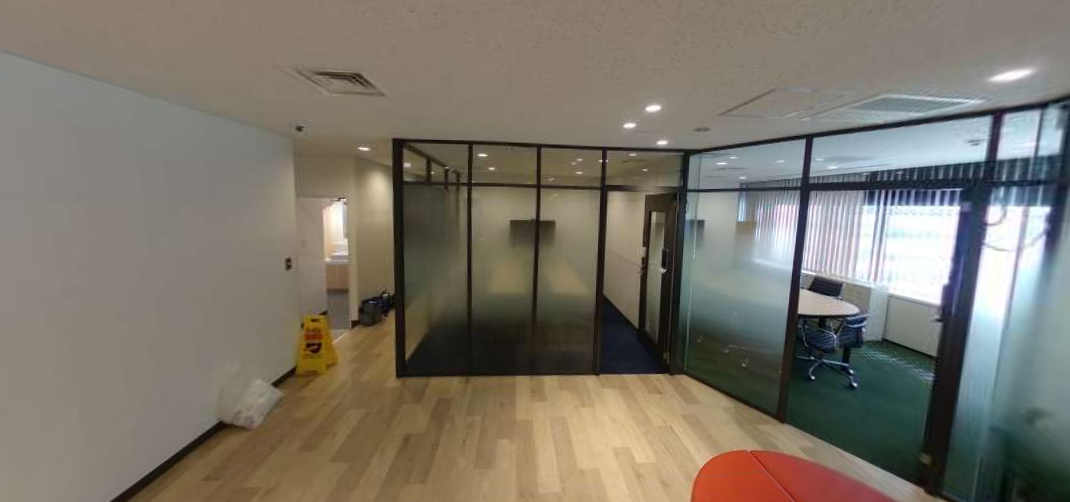
#> input picture saize/AdjustedImage1.png, 1070 x 502 px
$ python -i sobel_def.py   (imports and definitions only)   (older library calls are emulated)
#> lines starting #> are read from the running program, lines starting #| are printed output that depends on the picture
#> further down, picture is the input picture: shape (502, 1070, 3); mean B, G, R 105.8, 117.3, 123.5
import cv2
import numpy as np
import matplotlib.pyplot as plt

def sobel_image(image):
    sobel_x = cv2.Sobel(image, cv2.CV_32F, 1, 0, ksize=3)
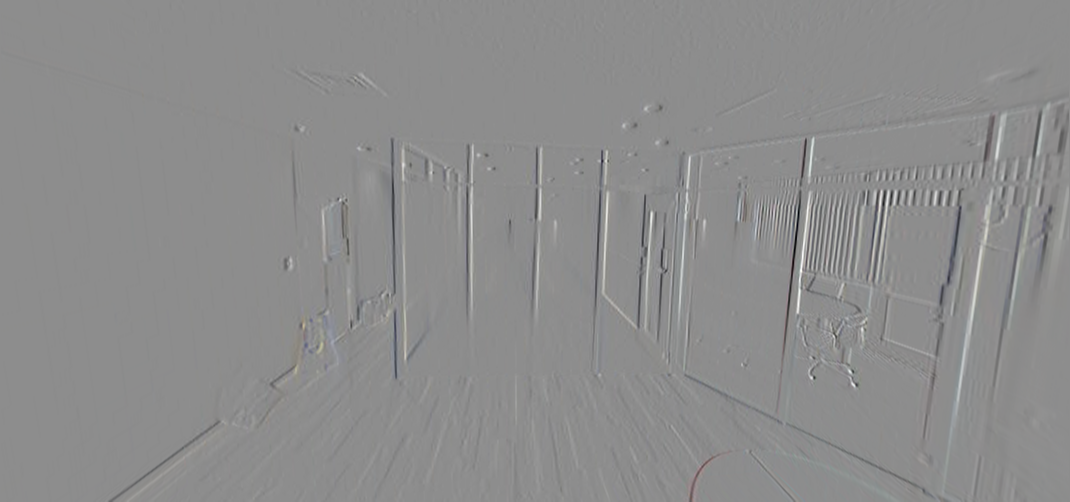
#> sobel_x: shape (502, 1070, 3) float32; mean B, G, R -0.1, -0.1, -0.3; drawn with min black and max white
    sobel_y = cv2.Sobel(image, cv2.CV_32F, 0, 1, ksize=3)
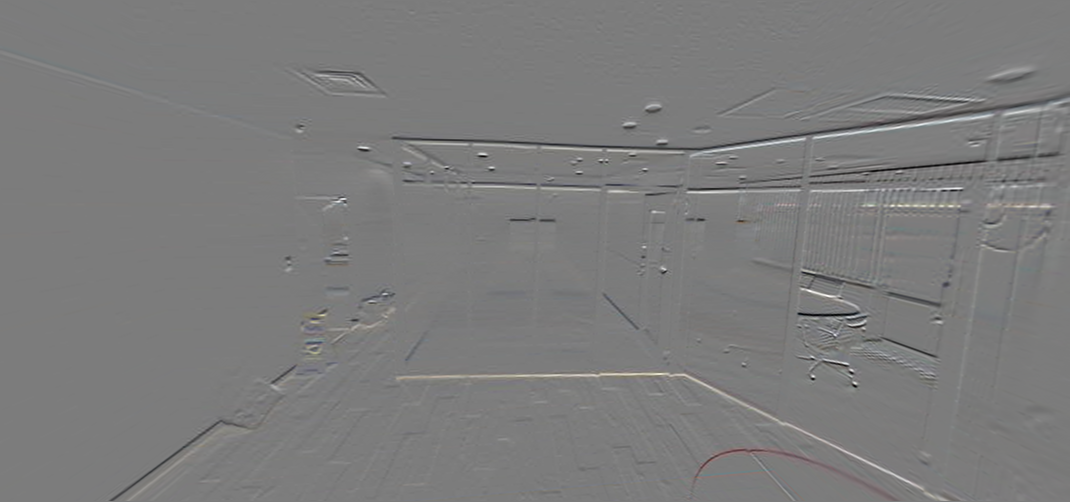
#> sobel_y: shape (502, 1070, 3) float32; mean B, G, R -0.5, -0.3, 0; drawn with min black and max white

    sobel_x = cv2.convertScaleAbs(sobel_x)
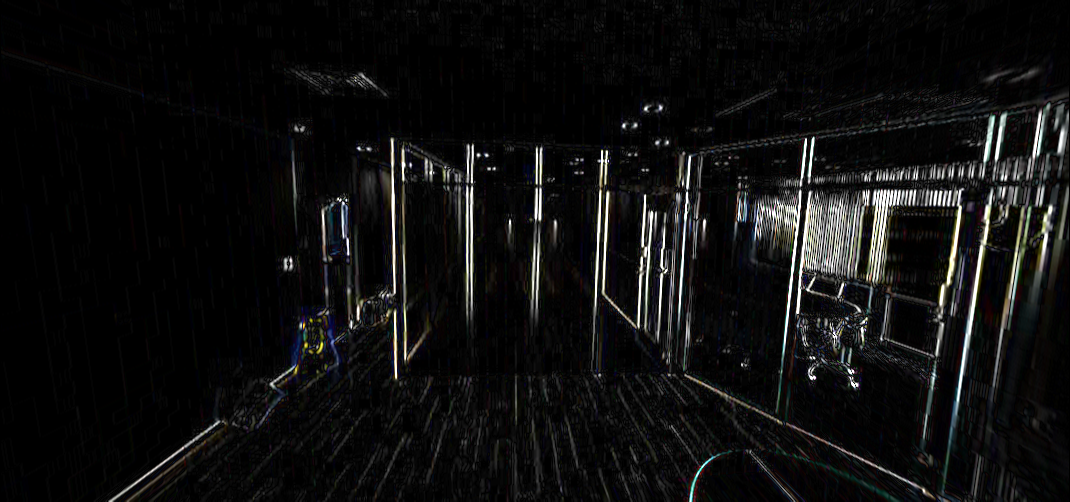
#> sobel_x: shape (502, 1070, 3); mean B, G, R 15.5, 15.7, 15.7
    sobel_y = cv2.convertScaleAbs(sobel_y)
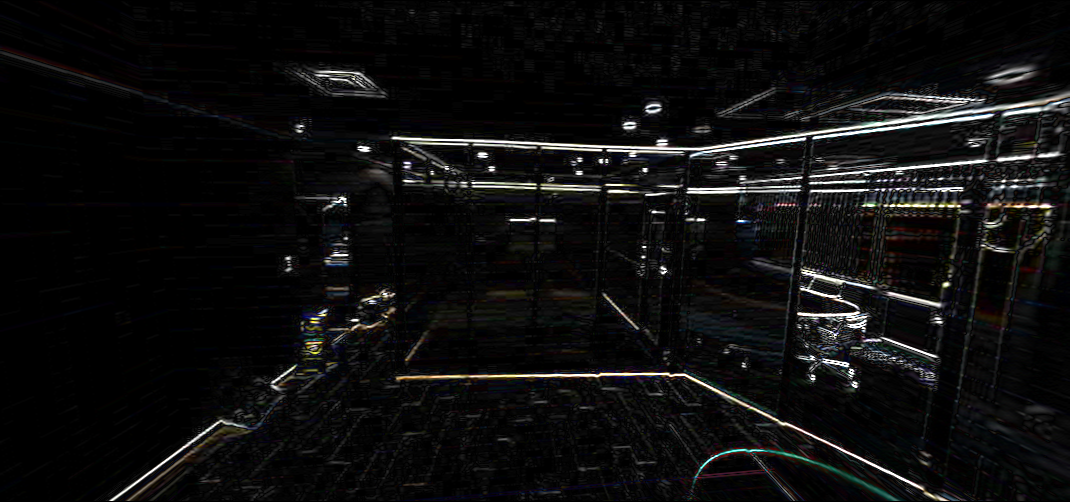
#> sobel_y: shape (502, 1070, 3); mean B, G, R 14.6, 14.6, 14.8

    # 水平方向と垂直方向の勾配を組み合わせて合成勾配を計算
    # 画像とエッジ画像を表示
    plt.rcParams["figure.figsize"] = [12,7.5]                           # ウィンドウサイズを設定
    title = "cv2.Sobel: codevace.com"
    sobel_combined = cv2.addWeighted(sobel_x, 0.5, sobel_y, 0.5, 0)
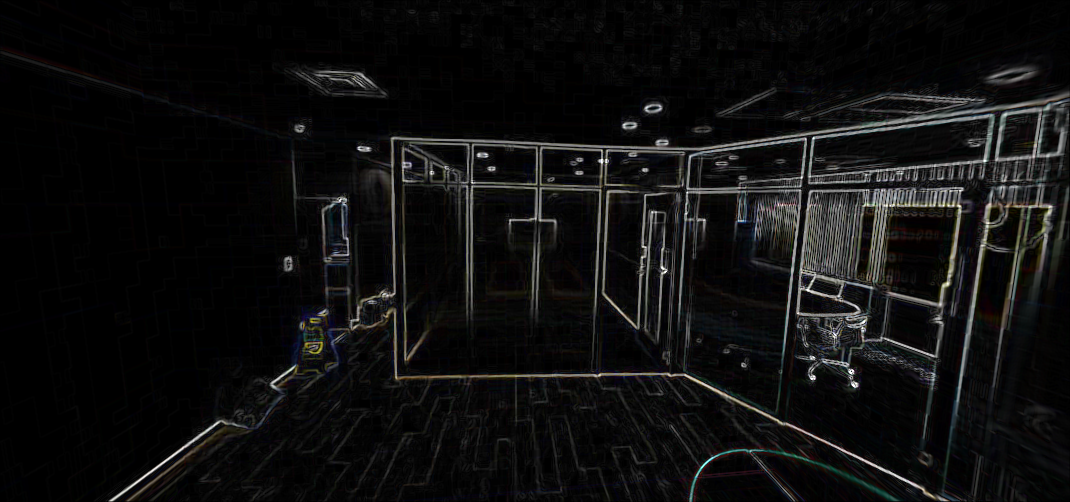
#> sobel_combined: shape (502, 1070, 3); mean B, G, R 15, 15.1, 15.2

    return sobel_combined

>>> import cv2
>>> picture = cv2.imread('AdjustedImage1.png')
>>> result = sobel_image(picture)

$ run again, on saize/AdjustedImage2.png
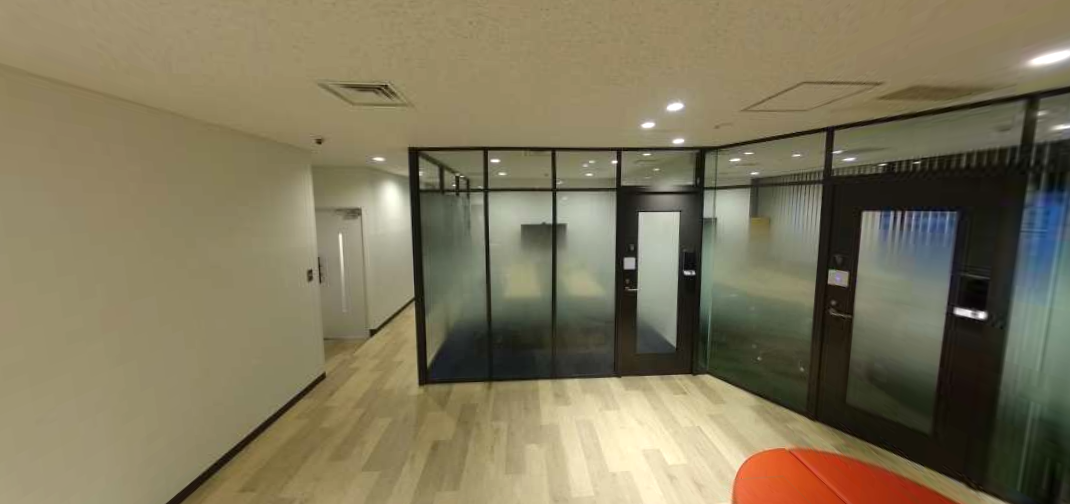
#> input picture saize/AdjustedImage2.png, 1070 x 504 px
#> picture is the input picture: shape (504, 1070, 3); mean B, G, R 91.2, 118.3, 127.1
#> in sobel_image, `sobel_y = cv2.Sobel(image, cv2.CV_32F, 0, 1, ksize=3)`:
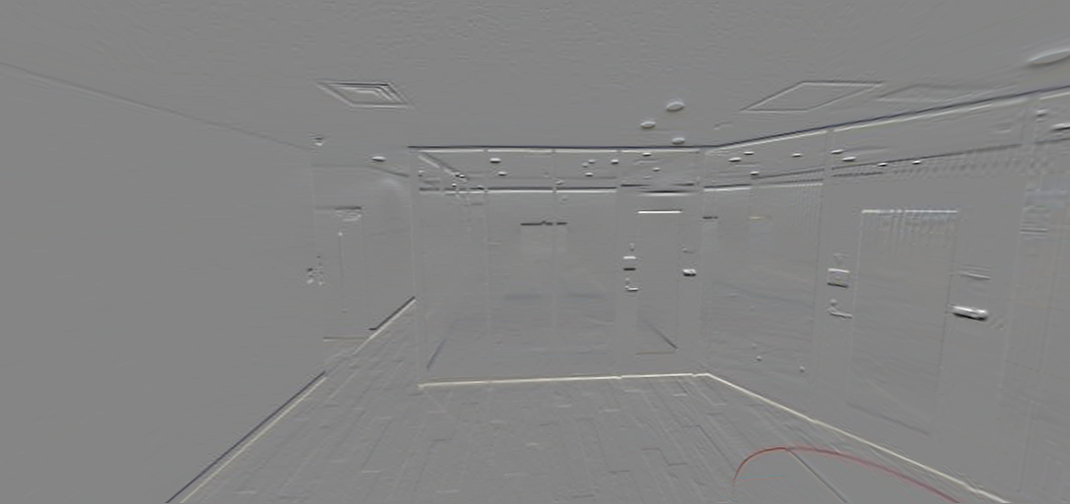
#> sobel_y: shape (504, 1070, 3) float32; mean B, G, R -0.1, -0.1, 0.2; drawn with min black and max white
#> in sobel_image, `sobel_combined = cv2.addWeighted(sobel_x, 0.5, sobel_y, 0.5, 0)`:
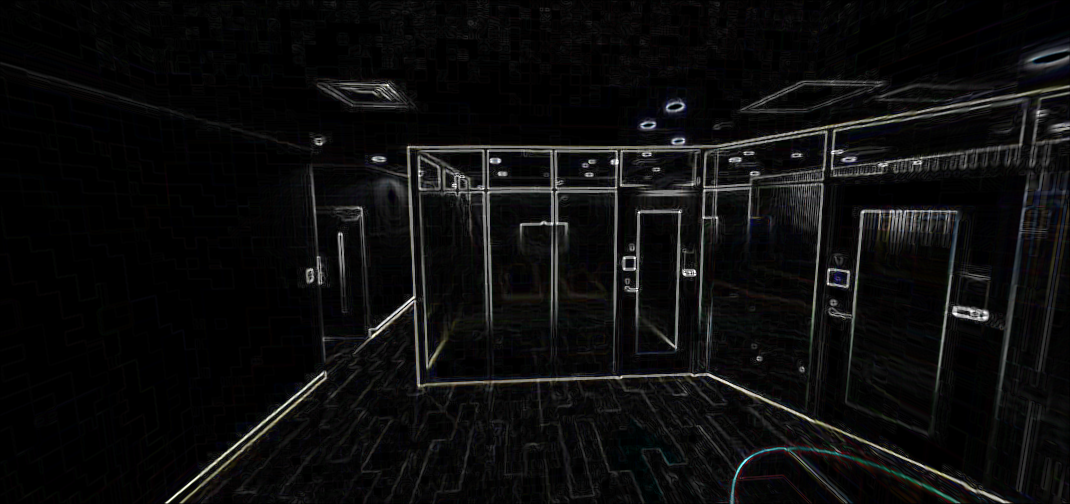
#> sobel_combined: shape (504, 1070, 3); mean B, G, R 12.6, 12.6, 12.5
